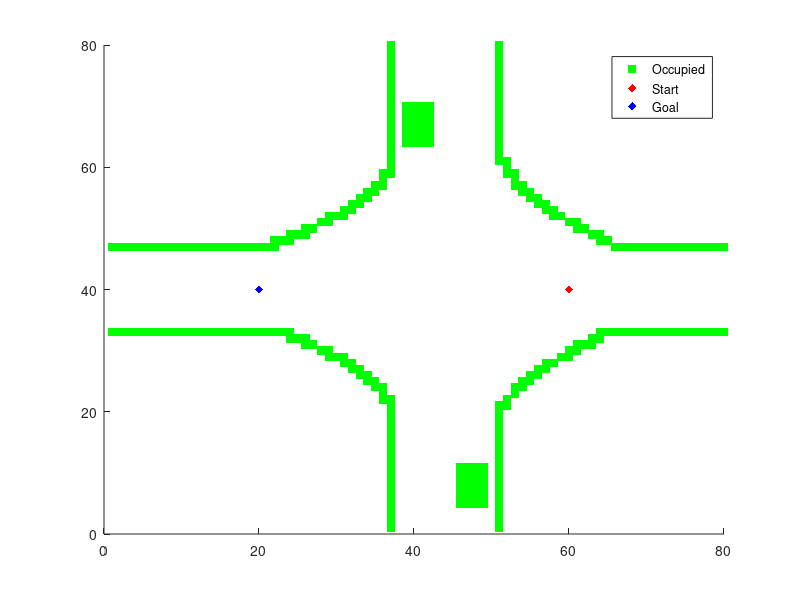
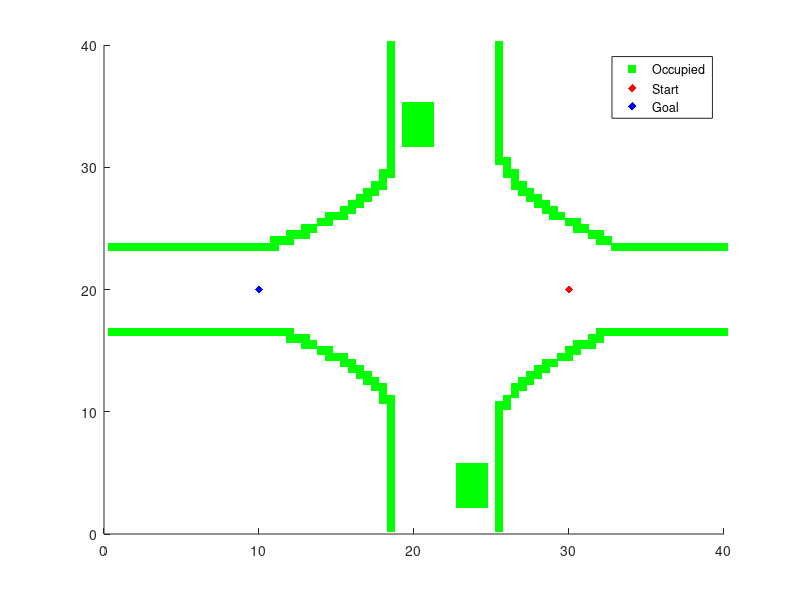

The MATLAB script that drew these images, in order: (Note: this script raises an error after producing the figures.)
%--------------------------------------------------------------------------
%            Parthasarathy Nadarajan
%            CARISSMA & Technische Hochschule Ingolstadt (THI)
%            Path Planning using RRT and Predicted Occupancy Grids
%            Using three different acceleration profiles
%--------------------------------------------------------------------------
clc; clearvars; close all;

%% Define the configuration space
load('POG_scenario');

% Rotate the occupancy grid
gridConverted = rot90(predictedOccupancyGrid, 3);

% Plot the occupied cells
[a, b] = find(gridConverted(:,:,1) >0.01);
figure(1);
axis([1 80 1 80])
s1 = scatter(a, b, 'g', 's', 'filled'); hold on
figure(2);
axis([1 40 1 40])
s2 = scatter(a*0.5, b*0.5, 'g', 's', 'filled'); hold on

%% EGO vehicle data
EGO.xCG = 30; % m
EGO.yCG = 20; % m
EGO.vel = 10; % m/s
EGO.psi = 180; % degrees
EGO.ax = 0; % m/s^2
EGO.ay = 0; % m/s^2
EGO.lf = 2; % m
EGO.lr = 2; % m
EGO.w = 2; % m
EGO.steerMax = 3; % degrees

%% Parameters for RRT algorithm
param.RRTSampleTime = 0.1; % new node sampling interval
param.simulationSampleTime = 0.02; % simulation step
param.maxIter = 2000;
param.minThresh = 0.1; % minimum probability of occupancy
param.stopThresh = 0.5; % distance around the goal to stop simulation
param.plotGraph = false;
saveImage = false;

%% Define the start and goal point
% Prediction time
tPred = 2; % seconds

% Start point in terms of grid
p_start = [round(EGO.xCG/0.5), round(EGO.yCG/0.5)];
% Start point in terms of position
p_pos_start(1) = EGO.xCG;
p_pos_start(2) = EGO.yCG;

% EGO position after 2 seconds will be the goal position (without any change in the state)
distMoved = EGO.vel*tPred + 0.5*EGO.ax*tPred^2;
tx_pos = distMoved*cosd(EGO.psi);
ty_pos = distMoved*sind(EGO.psi);
p_pos_goal(1) = EGO.xCG+tx_pos;
p_pos_goal(2) = EGO.yCG+ty_pos;
% Goal point in terms of grid
p_goal = [round(p_pos_goal(1)/0.5), round(p_pos_goal(2)/0.5)];

% Plot the start and the goal point
figure(1)
scatter(p_start(1), p_start(2), 'r', 'filled', 'd');
scatter(p_goal(1), p_goal(2), 'b', 'filled', 'd');
legend('Occupied', 'Start', 'Goal');
legend('AutoUpdate', 'off')
figure(2);
scatter(p_pos_start(1), p_pos_start(2), 'r', 'filled', 'd');
scatter(p_pos_goal(1), p_pos_goal(2), 'b', 'filled', 'd');
legend('Occupied', 'Start', 'Goal');
legend('AutoUpdate', 'off')

%% Initialise the tree
% RRT with constant velocity profile
rrtConstantVel = [];
rrtConstantVel = AddNode(rrtConstantVel, p_start, p_pos_start, 0, EGO.psi, EGO.vel, 1, 1); %0 - root node; 1 - simulationStep; 1 - terminal node;

% RRT with braking acceleration profile
rrtBraking = [];
rrtBraking = AddNode(rrtBraking, p_start, p_pos_start, 0, EGO.psi, EGO.vel, 1, 1); %0 - root node; 1 - simulationStep; 1 - terminal node;

% RRT with current state acceleration profile
rrtCurrentState = [];
rrtCurrentState = AddNode(rrtCurrentState, p_start, p_pos_start, 0, EGO.psi, EGO.vel, 1, 1); %0 - root node; 1 - simulationStep; 1 - terminal node;

%% Path planning
% Path planning with the current state
tic
[rrtCurrentState, iterCurrentState] = pathPlanning(p_goal, p_pos_goal, gridConverted, rrtCurrentState, EGO, param);
timeTakenCS = toc;

% Path planning with constant velocity profile
tic
EGO.ax = 0;
[rrtConstantVel, iterConstantVel] = pathPlanning(p_goal, p_pos_goal, gridConverted, rrtConstantVel, EGO, param);
timeTakenCV = toc;

% Path planning with braking profile
tic
EGO.ax = -5;
[rrtBraking, iterBraking] = pathPlanning(p_goal, p_pos_goal, gridConverted, rrtBraking, EGO, param);
timeTakenBr = toc;

%% Extracting the path from tree
% Constant velocity profile------------------------------------------------
i = length(rrtConstantVel);
% Select the node that is closest to the goal as well as a terminal node
for j = 1:i
    dist = sqrt((rrtConstantVel(j).node.p(1) -p_goal(1))^2 + (rrtConstantVel(j).node.p(2)-p_goal(2))^2);
    if (j == 1) || (dist < mindist) && (rrtConstantVel(j).node.terminalNode == 1) && (rrtConstantVel(j).node.sampleTime == 21)
        mindist = dist;
        imin = j;
    end
end

% Plotting the final position
figure(1);
scatter(rrtConstantVel(imin).node.p(1), rrtConstantVel(imin).node.p(2), 'm', 'filled', 'd', 'LineWidth', 2);
legend('Occupied', 'Start', 'Goal', 'Final point with CV')
figure(2);
scatter(rrtConstantVel(imin).node.p_pos(1), rrtConstantVel(imin).node.p_pos(2), 'm', 'filled', 'd', 'LineWidth', 2);
legend('Occupied', 'Start', 'Goal', 'Final point with CV')
% Extracting the required information from the RRT
P_Const_Vel = rrtConstantVel(imin).node.p';
P_Const_Vel_pos = rrtConstantVel(imin).node.p_pos';
P_Const_Vel_angle = rrtConstantVel(imin).node.angPrev;
P_Const_Vel_sampleTime = rrtConstantVel(imin).node.sampleTime;
P_Const_Vel_vel = rrtConstantVel(imin).node.vel;
j = imin;

while 1
    j = rrtConstantVel(j).node.iPrev;
    if j == 0
        break
    end
    P_Const_Vel = [rrtConstantVel(j).node.p' P_Const_Vel];
    P_Const_Vel_pos = [rrtConstantVel(j).node.p_pos' P_Const_Vel_pos];
    P_Const_Vel_angle = [rrtConstantVel(j).node.angPrev P_Const_Vel_angle];
    P_Const_Vel_sampleTime = [rrtConstantVel(j).node.sampleTime P_Const_Vel_sampleTime];
    P_Const_Vel_vel = [rrtConstantVel(imin).node.vel P_Const_Vel_vel];
end


% Braking profile----------------------------------------------------------
i = length(rrtBraking);

% Select the node that is closest to the goal as well as a terminal node
for j = 1:i
    dist = sqrt((rrtBraking(j).node.p(1) -p_goal(1))^2 + (rrtBraking(j).node.p(2)-p_goal(2))^2);
    if (j == 1) || (dist < mindist) && (rrtBraking(j).node.terminalNode == 1)
        mindist = dist;
        imin = j;
    end
end

% Plotting the final position
figure(1);
scatter(rrtBraking(imin).node.p(1), rrtBraking(imin).node.p(2), 'c', 'filled', 'd', 'LineWidth', 2);
legend('Occupied', 'Start', 'Goal', 'Final point with CV', 'Final point with Brake');
figure(2);
scatter(rrtBraking(imin).node.p_pos(1), rrtBraking(imin).node.p_pos(2), 'c', 'filled', 'd', 'LineWidth', 2);
legend('Occupied', 'Start', 'Goal', 'Final point with CV', 'Final point with Brake');

% Extracting the required information from the RRT
P_Braking = rrtBraking(imin).node.p';
P_Braking_pos = rrtBraking(imin).node.p_pos';
P_Braking_angle = rrtBraking(imin).node.angPrev;
P_Braking_sampleTime = rrtBraking(imin).node.sampleTime;
P_Braking_vel = rrtBraking(imin).node.vel;
j = imin;

while 1
    j = rrtBraking(j).node.iPrev;
    if j == 0
        break
    end
    P_Braking = [rrtBraking(j).node.p' P_Braking];
    P_Braking_pos = [rrtBraking(j).node.p_pos' P_Braking_pos];
    P_Braking_angle = [rrtBraking(j).node.angPrev P_Braking_angle];
    P_Braking_sampleTime = [rrtBraking(j).node.sampleTime P_Braking_sampleTime];
    P_Braking_vel = [rrtBraking(j).node.vel P_Braking_vel];
end

%% Plot the unsmoothed path

% Constant Velocity profile------------------------------------------------
if length(P_Const_Vel) < 3
    disp('Could not find valid path with constant velocity profile');
else
    fprintf('Time taken for the RRT algorithm to find a path using constant velocity profile is %d \n', timeTakenCV);
    fprintf('The number of iterations taken is %d \n', iterConstantVel-1);
    saveDir = 'ConstantVelocity';
    plotGraphWithOcc(P_Const_Vel, P_Const_Vel_pos, P_Const_Vel_angle, P_Const_Vel_sampleTime, gridConverted, EGO, saveImage, saveDir)
    plotRRTNode(rrtConstantVel, 'm')
end

% Braking profile----------------------------------------------------------
if length(P_Braking) < 3
    disp('Could not find valid path with braking profile');
else
    fprintf('Time taken for the RRT algorithm to find a path using braking profile is %d \n', timeTakenBr);
    fprintf('The number of iterations taken is %d \n', iterBraking-1);
    saveDir = 'BrakeProfile';
    plotGraphWithOcc(P_Braking, P_Braking_pos, P_Braking_angle, P_Braking_sampleTime, gridConverted, EGO, saveImage, saveDir)
    plotRRTNode(rrtBraking, 'c')
end

%% Using the controller to follow the unsmoothed path


%% Additional functions
% Function - Add node to the tree------------------------------------------
function rrt = AddNode(rrt, p, p_pos, iPrev, p_angle, p_vel, sampleTime, termNode)
node.p = p;
node.p_pos = p_pos;
node.iPrev = iPrev;
node.angPrev = p_angle;
node.vel = p_vel;
node.sampleTime = sampleTime;
node.terminalNode = termNode;
if length(rrt) >= 1
    rrt(iPrev).node.terminalNode = 0;
end
rrt(end+1).node = node;
end

% Function - Path planning-------------------------------------------------
function [rrt, iter] = pathPlanning(p_goal, p_pos_goal, gridConverted, rrt, EGO, param)
iter = 1;
sampleTime = 1;

while iter <= param.maxIter
    
    % Choose a random point and sometime biased based on the goal
    if rem(iter, 50) == 0
        p_rand(1) = p_goal(1);
        p_rand(2) = p_goal(2);
    else
        p_rand(1) = randperm(80, 1);
        p_rand(2) = randperm(80, 1);
    end
    
    % Skip to next iteration if the vertex is not valid based on occupancy
    probOccupancy = gridConverted(p_rand(1), p_rand(2), sampleTime);
    if probOccupancy > param.minThresh
        iter = iter+1;
        continue
    end
    
    % Conversion from grid to position
    p_pos_rand(2) = p_rand(2)*0.5;
    p_pos_rand(1) = p_rand(1)*0.5;
    
    % Plot the selected random node
    if param.plotGraph
        [a, b] = find(gridConverted(:,:,sampleTime) >0.01);
        figure(1)
        plotObject(1) = scatter(p_rand(1), p_rand(2), 'ro');
        plotObject(2) = scatter(a, b, 'g', 's', 'filled');
        figure(2)
        plotObject(3) = scatter(p_pos_rand(1), p_pos_rand(2), 'ro');
        plotObject(4) = scatter(a*0.5, b*0.5, 'g', 's', 'filled');
    end
    
    
    % Select the nearest vertex to the chosen random vertex
    for i = 1:length(rrt)
        
        % Heuristic 1 - Calculate the distance between the vertices
        dist =sqrt((rrt(i).node.p(1) -p_rand(1))^2 + (rrt(i).node.p(2)-p_rand(2))^2);
        
        % Heuristic 2 - Angle deviation required
        p_angle = atan2d(p_pos_rand(2)-rrt(i).node.p(2)*0.5, p_pos_rand(1)-rrt(i).node.p(1)*0.5)+360*(p_pos_rand(2)-rrt(i).node.p(2)*0.5<0);
        l_angle = rrt(i).node.angPrev;
        
        if (p_angle >=0 && p_angle <=90 && l_angle >= 270 && l_angle <=360)
            angle_diff = p_angle + (360-l_angle);
        elseif (l_angle >=0 && l_angle <=90 && p_angle >= 270 && p_angle <=360)
            angle_diff = l_angle + (360-p_angle);
        else
            angle_diff = l_angle-p_angle;
        end
        
        % Cost
        cost = dist+abs(angle_diff)/360;
        if (i == 1) || (cost < mincost)
            mincost = cost;
            imin = i;
            l = rrt(imin).node.p;
            l_pos = rrt(imin).node.p_pos;
            min_l_angle = rrt(imin).node.angPrev;
            min_p_angle = p_angle;
            min_angle_diff = angle_diff;
            min_p_vel = rrt(imin).node.vel;
            sampleTime = rrt(imin).node.sampleTime;
        end
    end
    
    % Convert grid to position
    p_pos(2) = l_pos(2);
    p_pos(1) = l_pos(1);
    
    % Plot the selected nearest vertex
    if param.plotGraph
        figure(1)
        plotObject(5) = scatter(l(1), l(2), 'b*');
        figure(2)
        plotObject(6) = scatter(p_pos(1), p_pos(2), 'b*');
    end
    
    % Find a path from the selected nearest vertex to the chosen random vertex
    [col, p_step, p_pos_step, p_angle, p_vel] = InCollision_Edge(p_pos, p_pos_rand, min_l_angle, min_p_angle, min_p_vel, min_angle_diff, gridConverted, EGO, param, sampleTime);
    
    % Skip to next iteration if it is not valid edge
    if col == 1
        iter = iter+1;
        if param.plotGraph
            delete(plotObject);
        end
        continue
    end
    
    % Plot the selected nearest node
    if param.plotGraph
        figure(2);
        plotObject(7) = scatter(p_step(1), p_step(2), 'k', 'filled');
        figure(3);
        plotObject(8) = scatter(p_pos_step(1), p_pos_step(2), 'k', 'filled');
    end
    
    % Increment the sample time by 1 when a valid vertex is found
    sampleTime = sampleTime+1;
    
    % Add the valid vertex to the tree
    rrt = AddNode(rrt, p_step, p_pos_step, imin, p_angle, p_vel, sampleTime, 1);
    
    % Calculating the distance to the goal
    dist = norm(p_pos_step-p_pos_goal);
    
    % Considering the distance to the goal
    if (dist <= param.stopThresh) || (iter >= param.maxIter) || (sampleTime == 21) || (p_vel == 0)
        break
    end
    iter = iter+1;
    if param.plotGraph
        delete(plotObject)
    end
end
end

% Function - Plotting the RRT Nodes----------------------------------------
function plotRRTNode(rrt, color)
for i = 1:length(rrt)
    figure(1);
    scatter(rrt(i).node.p(1), rrt(i).node.p(2), color, 'filled');
    figure(2);
    scatter(rrt(i).node.p(1)*0.5, rrt(i).node.p(2)*0.5, color, 'filled');
end
end

% Function - Plotting the unsmoothed path----------------------------------
function plotGraphWithOcc(P, P_pos, P_angle, P_sampleTime, gridConverted, EGO, saveImage, saveDir)
for i = 2:length(P)
    figure(1);
    plot([P(1,i);P(1,i-1)],[P(2,i);P(2,i-1)],'b','LineWidth',1);
    
    if saveImage
    figure(2);
    % Plot of the POG for the corresponding time instance
    [a, b] = find(gridConverted(:,:,P_sampleTime(i)) >0.0);
    for j = 1:length(a)
        s2 = scatter(a(j)*0.5, b(j)*0.5, 10, gridConverted(a(j), b(j), P_sampleTime(i)), 'filled'); hold on
    end
    % Plot of the selected point
    scatter(P_pos(1,i),P_pos(2,i),'ko', 'filled');
    end
    figure(2);
    plot([P_pos(1,i);P_pos(1,i-1)],[P_pos(2,i);P_pos(2,i-1)],'b','LineWidth',1);
    
    % Plotting the vehicle
    if saveImage
    ex=cosd(P_angle(i));
    ey=sind(P_angle(i));
    exOrtho=ex*cos(pi/2)+ey*sin(pi/2);
    eyOrtho=-ex*sin(pi/2)+ey*cos(pi/2);
    P_plot(1)=P(1,i)*0.5+ex*(EGO.lf)+EGO.w/2*exOrtho;
    P_plot(2)=P(2,i)*0.5+ey*(EGO.lf)+EGO.w/2*eyOrtho;
    P_plot(3)=P(1,i)*0.5+ex*(EGO.lf)-EGO.w/2*exOrtho;
    P_plot(4)=P(2,i)*0.5+ey*(EGO.lf)-EGO.w/2*eyOrtho;
    P_plot(5)=P(1,i)*0.5-ex*(EGO.lr)+EGO.w/2*exOrtho;
    P_plot(6)=P(2,i)*0.5-ey*(EGO.lr)+EGO.w/2*eyOrtho;
    P_plot(7)=P(1,i)*0.5-ex*(EGO.lr)-EGO.w/2*exOrtho;
    P_plot(8)=P(2,i)*0.5-ey*(EGO.lr)-EGO.w/2*eyOrtho;
    p(1) = plot([P_plot(1) P_plot(3)], [P_plot(2) P_plot(4)], 'Color', 'b', 'LineWidth', 2);
    p(2) = plot([P_plot(1) P_plot(5)], [P_plot(2) P_plot(6)], 'Color', 'b');
    p(3) = plot([P_plot(3) P_plot(7)], [P_plot(4) P_plot(8)], 'Color', 'b');
    p(4) = plot([P_plot(7) P_plot(5)], [P_plot(8) P_plot(6)], 'Color', 'b');
    mkdir(saveDir)
    saveName = [num2str(i) '.png'];
    saveas(gcf, saveName);
    delete(p);
    delete(s2);
    close(figure(2))
    end
end
end
